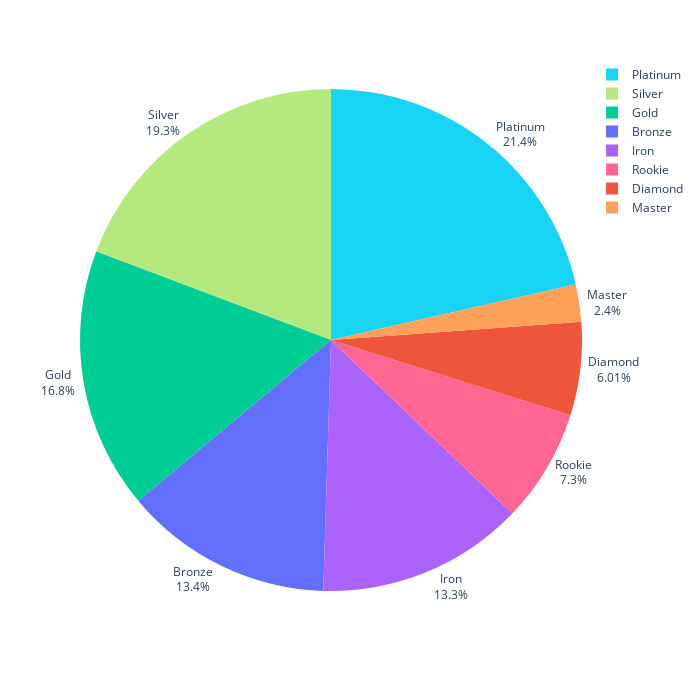

The cell this chart's notebook holds for it:
### Code cell
pie_info = data.groupby('League').sum()
fig = px.pie(labels = pie_info.index, values = pie_info['Number of Players'], names=pie_info.index, width=700,height=700,color=pie_info.index)
fig.update_traces(textposition='outside', textinfo='percent+label')
fig.show()
fig.write_image("test_bar.png")

### Figure 1 — Plotly figure (JSON) as saved in the notebook; plotly's stock layout.template omitted (floating-point values rounded to 4 significant figures)
{"data": [{"customdata": [["Bronze"], ["Diamond"], ["Gold"], ["Iron"], ["Master"], ["Platinum"], ["Rookie"], ["Silver"]], "domain": {"x": [0, 1], "y": [0, 1]}, "hovertemplate": "label=%{label}<br>value=%{value}<br>color=%{customdata[0]}<extra></extra>", "labels": ["Bronze", "Diamond", "Gold", "Iron", "Master", "Platinum", "Rookie", "Silver"], "legendgroup": "", "marker": {"colors": ["#636efa", "#EF553B", "#00cc96", "#ab63fa", "#FFA15A", "#19d3f3", "#FF6692", "#B6E880"]}, "name": "", "showlegend": true, "textinfo": "percent+label", "textposition": "outside", "type": "pie", "values": [97458, 43638, 122047, 96775, 17383, 155576, 53007, 139744]}], "layout": {"height": 700, "legend": {"tracegroupgap": 0}, "margin": {"t": 60}, "width": 700}}
